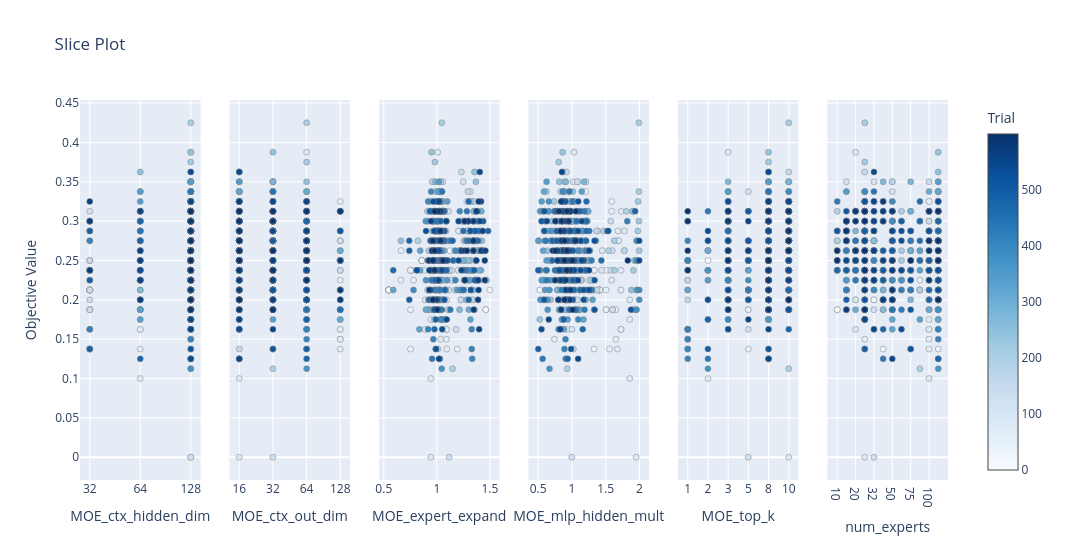

Here is the notebook cell this chart was saved with:
### Code cell
fig_slice = plot_slice(study, params=params_to_plot_MOE_MISC)
fig_slice.show()

### Figure 1 — Plotly figure (JSON) as saved in the notebook; plotly's stock layout.template omitted (floating-point values rounded to 4 significant figures; data arrays with more than 128 entries replaced by an {"elided": "..."} marker saying what was removed)
{"data": [{"marker": {"color": {"elided": "600 int values"}, "colorbar": {"title": {"text": "Trial"}, "x": 1, "xpad": 40}, "colorscale": [[0, "rgb(247,251,255)"], [0.125, "rgb(222,235,247)"], [0.25, "rgb(198,219,239)"], [0.375, "rgb(158,202,225)"], [0.5, "rgb(107,174,214)"], [0.625, "rgb(66,146,198)"], [0.75, "rgb(33,113,181)"], [0.875, "rgb(8,81,156)"], [1, "rgb(8,48,107)"]], "line": {"color": "Grey", "width": 0.5}, "showscale": true}, "mode": "markers", "name": "Feasible Trial", "showlegend": false, "type": "scatter", "x": {"elided": "600 int values"}, "xaxis": "x", "y": {"elided": "600 float values"}, "yaxis": "y"}, {"marker": {"color": {"elided": "600 int values"}, "colorbar": {"title": {"text": "Trial"}, "x": 1, "xpad": 40}, "colorscale": [[0, "rgb(247,251,255)"], [0.125, "rgb(222,235,247)"], [0.25, "rgb(198,219,239)"], [0.375, "rgb(158,202,225)"], [0.5, "rgb(107,174,214)"], [0.625, "rgb(66,146,198)"], [0.75, "rgb(33,113,181)"], [0.875, "rgb(8,81,156)"], [1, "rgb(8,48,107)"]], "line": {"color": "Grey", "width": 0.5}, "showscale": false}, "mode": "markers", "name": "Feasible Trial", "showlegend": false, "type": "scatter", "x": {"elided": "600 int values"}, "xaxis": "x2", "y": {"elided": "600 float values"}, "yaxis": "y2"}, {"marker": {"color": {"elided": "600 int values"}, "colorbar": {"title": {"text": "Trial"}, "x": 1, "xpad": 40}, "colorscale": [[0, "rgb(247,251,255)"], [0.125, "rgb(222,235,247)"], [0.25, "rgb(198,219,239)"], [0.375, "rgb(158,202,225)"], [0.5, "rgb(107,174,214)"], [0.625, "rgb(66,146,198)"], [0.75, "rgb(33,113,181)"], [0.875, "rgb(8,81,156)"], [1, "rgb(8,48,107)"]], "line": {"color": "Grey", "width": 0.5}, "showscale": false}, "mode": "markers", "name": "Feasible Trial", "showlegend": false, "type": "scatter", "x": {"elided": "600 float values"}, "xaxis": "x3", "y": {"elided": "600 float values"}, "yaxis": "y3"}, {"marker": {"color": {"elided": "600 int values"}, "colorbar": {"title": {"text": "Trial"}, "x": 1, "xpad": 40}, "colorscale": [[0, "rgb(247,251,255)"], [0.125, "rgb(222,235,247)"], [0.25, "rgb(198,219,239)"], [0.375, "rgb(158,202,225)"], [0.5, "rgb(107,174,214)"], [0.625, "rgb(66,146,198)"], [0.75, "rgb(33,113,181)"], [0.875, "rgb(8,81,156)"], [1, "rgb(8,48,107)"]], "line": {"color": "Grey", "width": 0.5}, "showscale": false}, "mode": "markers", "name": "Feasible Trial", "showlegend": false, "type": "scatter", "x": {"elided": "600 float values"}, "xaxis": "x4", "y": {"elided": "600 float values"}, "yaxis": "y4"}, {"marker": {"color": {"elided": "600 int values"}, "colorbar": {"title": {"text": "Trial"}, "x": 1, "xpad": 40}, "colorscale": [[0, "rgb(247,251,255)"], [0.125, "rgb(222,235,247)"], [0.25, "rgb(198,219,239)"], [0.375, "rgb(158,202,225)"], [0.5, "rgb(107,174,214)"], [0.625, "rgb(66,146,198)"], [0.75, "rgb(33,113,181)"], [0.875, "rgb(8,81,156)"], [1, "rgb(8,48,107)"]], "line": {"color": "Grey", "width": 0.5}, "showscale": false}, "mode": "markers", "name": "Feasible Trial", "showlegend": false, "type": "scatter", "x": {"elided": "600 int values"}, "xaxis": "x5", "y": {"elided": "600 float values"}, "yaxis": "y5"}, {"marker": {"color": {"elided": "600 int values"}, "colorbar": {"title": {"text": "Trial"}, "x": 1, "xpad": 40}, "colorscale": [[0, "rgb(247,251,255)"], [0.125, "rgb(222,235,247)"], [0.25, "rgb(198,219,239)"], [0.375, "rgb(158,202,225)"], [0.5, "rgb(107,174,214)"], [0.625, "rgb(66,146,198)"], [0.75, "rgb(33,113,181)"], [0.875, "rgb(8,81,156)"], [1, "rgb(8,48,107)"]], "line": {"color": "Grey", "width": 0.5}, "showscale": false}, "mode": "markers", "name": "Feasible Trial", "showlegend": false, "type": "scatter", "x": {"elided": "600 int values"}, "xaxis": "x6", "y": {"elided": "600 float values"}, "yaxis": "y6"}], "layout": {"title": {"text": "Slice Plot"}, "width": 1800, "xaxis": {"anchor": "y", "categoryarray": [32, 64, 128], "categoryorder": "array", "domain": [0, 0.1389], "title": {"text": "MOE_ctx_hidden_dim"}, "type": "category"}, "xaxis2": {"anchor": "y2", "categoryarray": [16, 32, 64, 128], "categoryorder": "array", "domain": [0.1722, 0.3111], "title": {"text": "MOE_ctx_out_dim"}, "type": "category"}, "xaxis3": {"anchor": "y3", "domain": [0.3444, 0.4833], "title": {"text": "MOE_expert_expand"}}, "xaxis4": {"anchor": "y4", "domain": [0.5167, 0.6556], "title": {"text": "MOE_mlp_hidden_mult"}}, "xaxis5": {"anchor": "y5", "categoryarray": [1, 2, 3, 5, 8, 10], "categoryorder": "array", "domain": [0.6889, 0.8278], "title": {"text": "MOE_top_k"}, "type": "category"}, "xaxis6": {"anchor": "y6", "categoryarray": [10, 16, 20, 24, 32, 40, 50, 60, 75, 90, 100, 120], "categoryorder": "array", "domain": [0.8611, 1], "title": {"text": "num_experts"}, "type": "category"}, "yaxis": {"anchor": "x", "domain": [0, 1], "title": {"text": "Objective Value"}}, "yaxis2": {"anchor": "x2", "domain": [0, 1], "matches": "y", "showticklabels": false}, "yaxis3": {"anchor": "x3", "domain": [0, 1], "matches": "y", "showticklabels": false}, "yaxis4": {"anchor": "x4", "domain": [0, 1], "matches": "y", "showticklabels": false}, "yaxis5": {"anchor": "x5", "domain": [0, 1], "matches": "y", "showticklabels": false}, "yaxis6": {"anchor": "x6", "domain": [0, 1], "matches": "y", "showticklabels": false}}}
